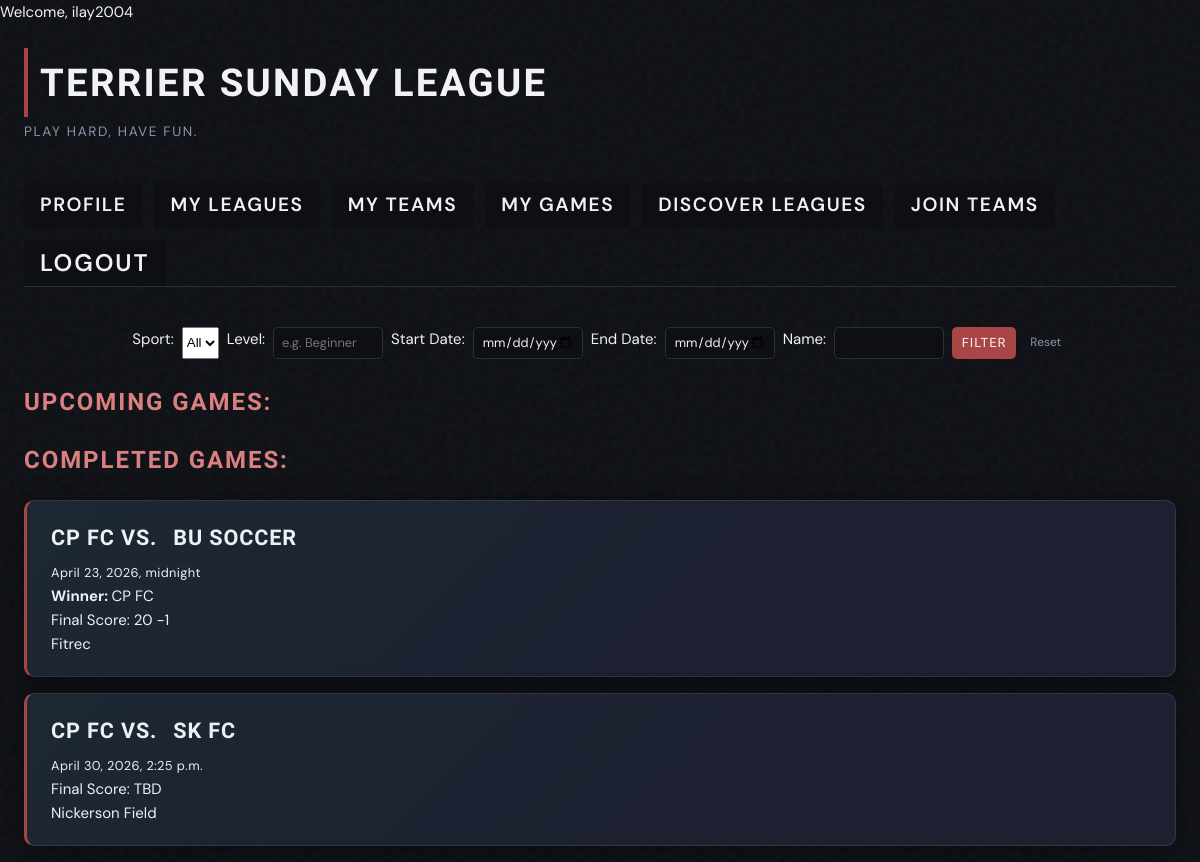
The page /sundayleague/my_games/ (signed in) on the database as committed earlier.
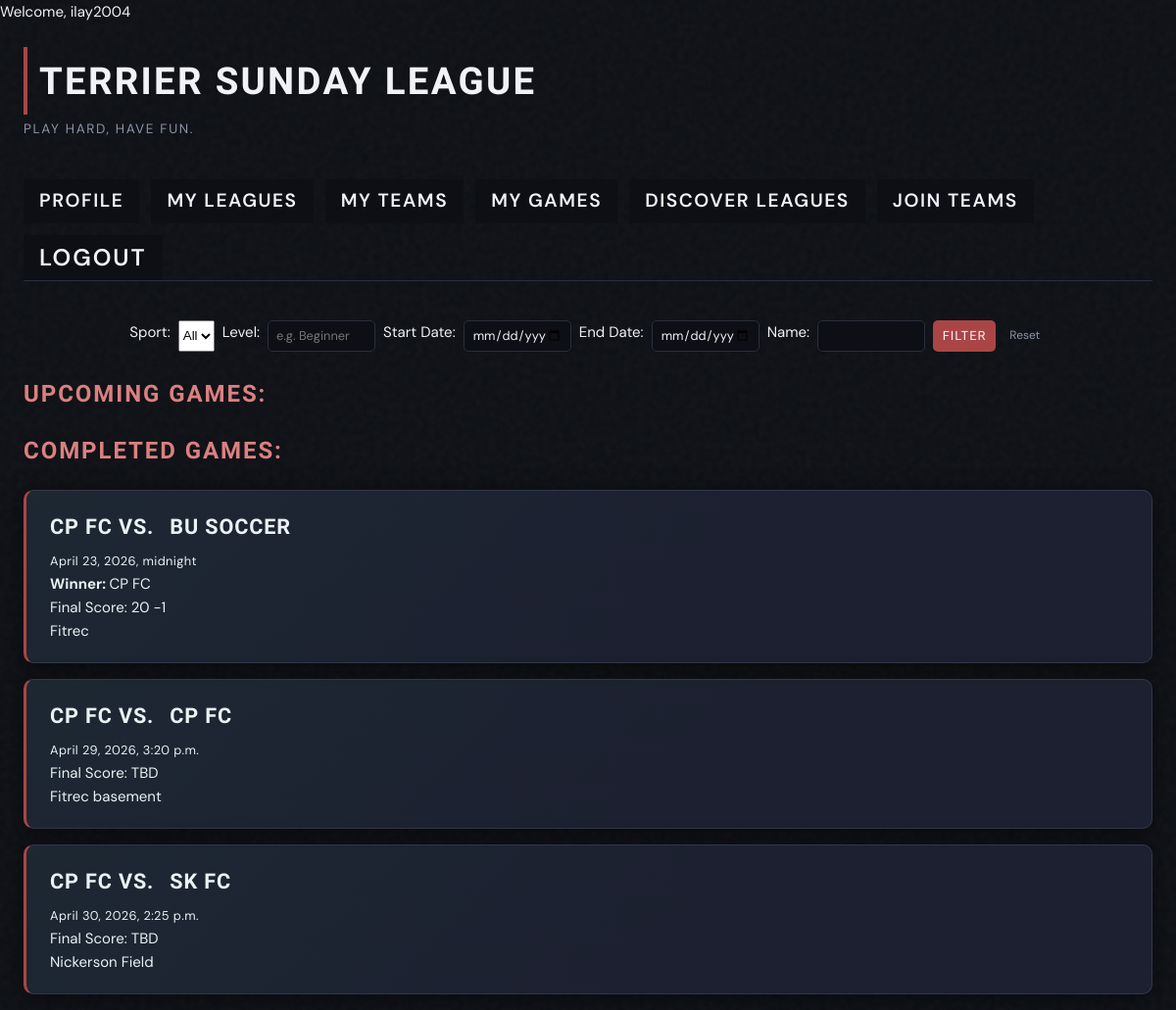
The same page on the database as committed later.
### SundayLeague/models.py (models this page shows, shortened)
class Game(models.Model):
  league = models.ForeignKey(League, on_delete=models.CASCADE)
  time = models.DateTimeField()
  team1 = models.ForeignKey(Team, on_delete=models.CASCADE, related_name='team_1')
  team2 = models.ForeignKey(Team, on_delete=models.CASCADE, related_name='team_2')
  winner = models.ForeignKey(Team, on_delete=models.CASCADE, related_name='winner', blank=True, null=True)
  final_score = models.TextField(blank=True)
  location = models.TextField(blank=False, default='')

class Team(models.Model):
  team_admin = models.ForeignKey(User, on_delete=models.CASCADE) # Controls team settings and can add new members
  name = models.TextField()
  leagues = models.ManyToManyField(League, related_name="teams")
  picture = models.ImageField(default=None, blank=True, null=True)
  discoverable = models.BooleanField(default=True)
  bio = models.TextField(blank=True, null=True)

### SundayLeague/views.py (the view)
# urls.py: path('my_games/', MyGames.as_view(), name='my_games'),
class MyGames(LoginRequiredMixin, ListView):
    login_url = 'login/'
    redirect_field_name = 'redirect_to'
    model = Game
    template_name = 'SundayLeague/my_pages/my_games.html'
    context_object_name = 'games'
    def get_queryset(self):
        profile = SLProfile.objects.get(user=self.request.user)
        teams = profile.getTeams().values_list("id", flat=True)
        queryset = Game.objects.filter(
            Q(team1_id__in=teams) |
            Q(team2_id__in=teams)
        ).order_by('time')
        sport = self.request.GET.get('sport')
        level = self.request.GET.get('level')
        start_date = self.request.GET.get('start_date')
        end_date = self.request.GET.get('end_date')
        team_name = self.request.GET.get('name')
        if sport:
          queryset = queryset.filter(league__sport_type__icontains=sport)
        if level:
          queryset = queryset.filter(league__level__icontains=level)
        if start_date:
          queryset = queryset.filter(time__gte=start_date)
        if end_date:
          queryset = queryset.filter(time__lte=end_date)
        if team_name:
          queryset = queryset.filter(
              Q(team1__name__icontains=team_name) |
              Q(team2__name__icontains=team_name)
          )
        return queryset
    def get_context_data(self, **kwargs):
      context = super().get_context_data(**kwargs)
      games = context['games']
      now = timezone.localdate()
      context['upcoming'] = games.filter(
        time__gt=now,
        winner__isnull=True
      )
      context['completed'] = games.filter(
          Q(time__lte=now) |
          Q(winner__isnull=False)
      )
      return context

### SundayLeague/models.py (called while the page is built)
  def getTeams(self):
    return Team.objects.filter(teammember__user=self.user)

### SundayLeague/templates/SundayLeague/my_pages/my_games.html (shortened to what this page needs)
{% extends 'SundayLeague/base.html' %}
{% block content %}
  {% include 'SundayLeague/search_forms/basic_filter.html' %}
  <h2>Upcoming Games:</h2>
  <h2>Completed Games:</h2>
  {% for game in completed %}
    <div class="card">
      <div class="game-card-header">
        <p class="team-title">{{ game.team1.name }} vs. </p>
        <p class="team-title">   {{ game.team2.name }}</p>
      </div>
      <p class="dates">{{ game.time }}</p>
      {% if game.winner %}
        <p><strong>Winner: </strong>{{ game.winner.name }}</p>
      {% endif %}
      {% if game.final_score %}
        <p> Final Score: {{ game.final_score }}</p>
      {% else %}
        <p>Final Score: TBD</p>
      {% endif %}
      <p>{{ game.location }}</p>
    </div>
  {% endfor %}
{% endblock %}

Rows that differ between the two databases and show on the page:
added Game: team1.name "CP FC", team2.name "CP FC", time "April 29, 2026, 3:20 p.m.", final_score "Final Score: TBD", location "Fitrec basement"
